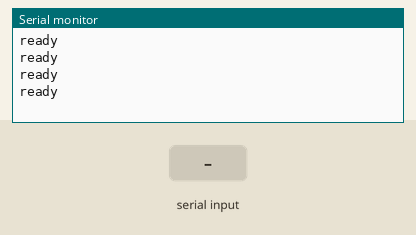
Bench run of a sketch on a simulated Arduino Uno, built with avr-gcc and run on an emulated ATmega328P. On the bench: the last lines printed to the serial monitor. The test bench sets the inputs (shaded band).

Above: at 1.0 s.
1.1 s: "H" received over Serial
At 2.4 s:
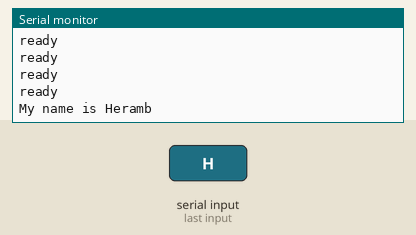
2.7 s: "S" received over Serial
At 3.7 s:
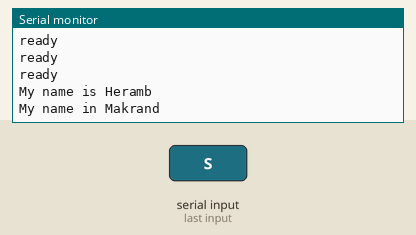
4.2 s: "M" received over Serial
At 4.9 s:
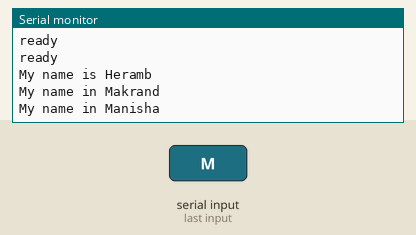
5.7 s: "1" received over Serial
At 6.0 s:
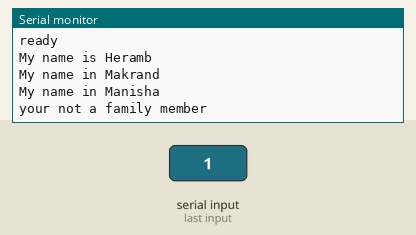

Measured:
- after the input at 1.1 s, the serial monitor: prints a new line after 0.10 s (image 1)
- after the input at 2.7 s, the serial monitor: prints a new line at once (image 2)
- after the input at 4.2 s, the serial monitor: prints a new line at once (image 3)
- after the input at 5.7 s, the serial monitor: prints a new line at once (image 4)

The sketch:

pro18_serial_communication_3.ino
```cpp
void setup() {
  Serial.begin(9600);
  establishContact();  // send a byte to establish contact until receiver responds
}

void loop() {
  while (Serial.available() > 0) {
    int a = Serial.read();
    if (a == 'H') {
      Serial.println ("My name is Heramb");
    }
     else if(a == 'S') {
        Serial.println ("My name in Makrand");
      }
    else if (a == 'M') {
        Serial.println ("My name in Manisha");
      }
    else {
      Serial.println ("your not a family member");
    }
  }

}

void establishContact() {
  while (Serial.available() <= 0) {
    Serial.println("ready");   // send a capital A
    delay(300);
  }
}
```
